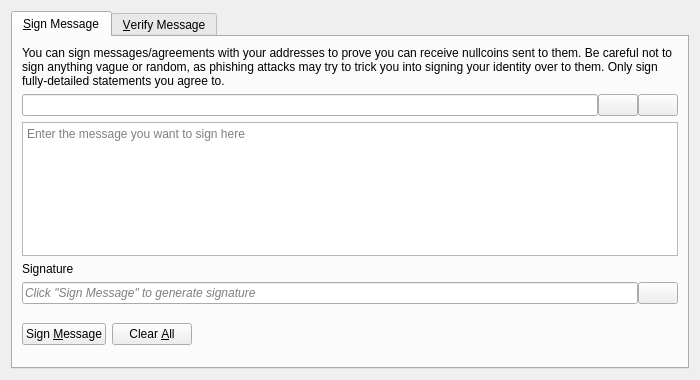
<?xml version="1.0" encoding="UTF-8"?>
<ui version="4.0">
 <class>SignVerifyMessageDialog</class>
 <widget class="QDialog" name="SignVerifyMessageDialog">
  <property name="geometry">
   <rect>
    <x>0</x>
    <y>0</y>
    <width>700</width>
    <height>380</height>
   </rect>
  </property>
  <property name="windowTitle">
   <string>Signatures - Sign / Verify a Message</string>
  </property>
  <property name="modal">
   <bool>true</bool>
  </property>
  <layout class="QVBoxLayout" name="verticalLayout">
   <item>
    <widget class="QTabWidget" name="tabWidget">
     <property name="currentIndex">
      <number>0</number>
     </property>
     <widget class="QWidget" name="tabSignMessage">
      <attribute name="title">
       <string>&amp;Sign Message</string>
      </attribute>
      <layout class="QVBoxLayout" name="verticalLayout_SM">
       <item>
        <widget class="QLabel" name="infoLabel_SM">
         <property name="text">
          <string>You can sign messages/agreements with your addresses to prove you can receive nullcoins sent to them. Be careful not to sign anything vague or random, as phishing attacks may try to trick you into signing your identity over to them. Only sign fully-detailed statements you agree to.</string>
         </property>
         <property name="textFormat">
          <enum>Qt::PlainText</enum>
         </property>
         <property name="wordWrap">
          <bool>true</bool>
         </property>
        </widget>
       </item>
       <item>
        <layout class="QHBoxLayout" name="horizontalLayout_1_SM">
         <property name="spacing">
          <number>0</number>
         </property>
         <item>
          <widget class="QValidatedLineEdit" name="addressIn_SM">
           <property name="toolTip">
            <string>The Bitcoin address to sign the message with</string>
           </property>
          </widget>
         </item>
         <item>
          <widget class="QPushButton" name="addressBookButton_SM">
           <property name="toolTip">
            <string>Choose previously used address</string>
           </property>
           <property name="text">
            <string/>
           </property>
           <property name="icon">
            <iconset resource="../nullcoin.qrc">
             <normaloff>:/icons/address-book</normaloff>:/icons/address-book</iconset>
           </property>
           <property name="shortcut">
            <string>Alt+A</string>
           </property>
           <property name="autoDefault">
            <bool>false</bool>
           </property>
          </widget>
         </item>
         <item>
          <widget class="QPushButton" name="pasteButton_SM">
           <property name="toolTip">
            <string>Paste address from clipboard</string>
           </property>
           <property name="text">
            <string/>
           </property>
           <property name="icon">
            <iconset resource="../nullcoin.qrc">
             <normaloff>:/icons/editpaste</normaloff>:/icons/editpaste</iconset>
           </property>
           <property name="shortcut">
            <string>Alt+P</string>
           </property>
           <property name="autoDefault">
            <bool>false</bool>
           </property>
          </widget>
         </item>
        </layout>
       </item>
       <item>
        <widget class="QPlainTextEdit" name="messageIn_SM">
         <property name="toolTip">
          <string>Enter the message you want to sign here</string>
         </property>
         <property name="placeholderText">
          <string>Enter the message you want to sign here</string>
         </property>
        </widget>
       </item>
       <item>
        <widget class="QLabel" name="signatureLabel_SM">
         <property name="text">
          <string>Signature</string>
         </property>
         <property name="textFormat">
          <enum>Qt::PlainText</enum>
         </property>
        </widget>
       </item>
       <item>
        <layout class="QHBoxLayout" name="horizontalLayout_2_SM">
         <property name="spacing">
          <number>0</number>
         </property>
         <item>
          <widget class="QLineEdit" name="signatureOut_SM">
           <property name="placeholderText">
            <string>Click "Sign Message" to generate signature</string>
           </property>
           <property name="font">
            <font>
             <italic>true</italic>
            </font>
           </property>
           <property name="readOnly">
            <bool>true</bool>
           </property>
          </widget>
         </item>
         <item>
          <widget class="QPushButton" name="copySignatureButton_SM">
           <property name="toolTip">
            <string>Copy the current signature to the system clipboard</string>
           </property>
           <property name="text">
            <string/>
           </property>
           <property name="icon">
            <iconset resource="../nullcoin.qrc">
             <normaloff>:/icons/editcopy</normaloff>:/icons/editcopy</iconset>
           </property>
           <property name="autoDefault">
            <bool>false</bool>
           </property>
          </widget>
         </item>
        </layout>
       </item>
       <item>
        <layout class="QHBoxLayout" name="horizontalLayout_3_SM">
         <item>
          <widget class="QPushButton" name="signMessageButton_SM">
           <property name="toolTip">
            <string>Sign the message to prove you own this Nullcoin address</string>
           </property>
           <property name="text">
            <string>Sign &amp;Message</string>
           </property>
           <property name="icon">
            <iconset resource="../nullcoin.qrc">
             <normaloff>:/icons/edit</normaloff>:/icons/edit</iconset>
           </property>
           <property name="autoDefault">
            <bool>false</bool>
           </property>
          </widget>
         </item>
         <item>
          <widget class="QPushButton" name="clearButton_SM">
           <property name="toolTip">
            <string>Reset all sign message fields</string>
           </property>
           <property name="text">
            <string>Clear &amp;All</string>
           </property>
           <property name="icon">
            <iconset resource="../nullcoin.qrc">
             <normaloff>:/icons/remove</normaloff>:/icons/remove</iconset>
           </property>
           <property name="autoDefault">
            <bool>false</bool>
           </property>
          </widget>
         </item>
         <item>
          <spacer name="horizontalSpacer_1_SM">
           <property name="orientation">
            <enum>Qt::Horizontal</enum>
           </property>
           <property name="sizeHint" stdset="0">
            <size>
             <width>40</width>
             <height>48</height>
            </size>
           </property>
          </spacer>
         </item>
         <item>
          <widget class="QLabel" name="statusLabel_SM">
           <property name="font">
            <font>
             <weight>75</weight>
             <bold>true</bold>
            </font>
           </property>
           <property name="text">
            <string/>
           </property>
           <property name="wordWrap">
            <bool>true</bool>
           </property>
          </widget>
         </item>
         <item>
          <spacer name="horizontalSpacer_2_SM">
           <property name="orientation">
            <enum>Qt::Horizontal</enum>
           </property>
           <property name="sizeHint" stdset="0">
            <size>
             <width>40</width>
             <height>48</height>
            </size>
           </property>
          </spacer>
         </item>
        </layout>
       </item>
      </layout>
     </widget>
     <widget class="QWidget" name="tabVerifyMessage">
      <attribute name="title">
       <string>&amp;Verify Message</string>
      </attribute>
      <layout class="QVBoxLayout" name="verticalLayout_VM">
       <item>
        <widget class="QLabel" name="infoLabel_VM">
         <property name="text">
          <string>Enter the receiver's address, message (ensure you copy line breaks, spaces, tabs, etc. exactly) and signature below to verify the message. Be careful not to read more into the signature than what is in the signed message itself, to avoid being tricked by a man-in-the-middle attack. Note that this only proves the signing party receives with the address, it cannot prove sendership of any transaction!</string>
         </property>
         <property name="textFormat">
          <enum>Qt::PlainText</enum>
         </property>
         <property name="alignment">
          <set>Qt::AlignLeading|Qt::AlignLeft|Qt::AlignTop</set>
         </property>
         <property name="wordWrap">
          <bool>true</bool>
         </property>
        </widget>
       </item>
       <item>
        <layout class="QHBoxLayout" name="horizontalLayout_1_VM">
         <property name="spacing">
          <number>0</number>
         </property>
         <item>
          <widget class="QValidatedLineEdit" name="addressIn_VM">
           <property name="toolTip">
            <string>The Bitcoin address the message was signed with</string>
           </property>
          </widget>
         </item>
         <item>
          <widget class="QPushButton" name="addressBookButton_VM">
           <property name="toolTip">
            <string>Choose previously used address</string>
           </property>
           <property name="text">
            <string/>
           </property>
           <property name="icon">
            <iconset resource="../nullcoin.qrc">
             <normaloff>:/icons/address-book</normaloff>:/icons/address-book</iconset>
           </property>
           <property name="shortcut">
            <string>Alt+A</string>
           </property>
           <property name="autoDefault">
            <bool>false</bool>
           </property>
          </widget>
         </item>
        </layout>
       </item>
       <item>
        <widget class="QPlainTextEdit" name="messageIn_VM">
          <property name="toolTip">
            <string>The signed message to verify</string>
          </property>
          <property name="placeholderText">
            <string>The signed message to verify</string>
          </property>
        </widget>
       </item>
       <item>
        <widget class="QValidatedLineEdit" name="signatureIn_VM">
          <property name="toolTip">
            <string>The signature given when the message was signed</string>
          </property>
          <property name="placeholderText">
            <string>The signature given when the message was signed</string>
          </property>
        </widget>
       </item>
       <item>
        <layout class="QHBoxLayout" name="horizontalLayout_2_VM">
         <item>
          <widget class="QPushButton" name="verifyMessageButton_VM">
           <property name="toolTip">
            <string>Verify the message to ensure it was signed with the specified Nullcoin address</string>
           </property>
           <property name="text">
            <string>Verify &amp;Message</string>
           </property>
           <property name="icon">
            <iconset resource="../nullcoin.qrc">
             <normaloff>:/icons/transaction_0</normaloff>:/icons/transaction_0</iconset>
           </property>
           <property name="autoDefault">
            <bool>false</bool>
           </property>
          </widget>
         </item>
         <item>
          <widget class="QPushButton" name="clearButton_VM">
           <property name="toolTip">
            <string>Reset all verify message fields</string>
           </property>
           <property name="text">
            <string>Clear &amp;All</string>
           </property>
           <property name="icon">
            <iconset resource="../nullcoin.qrc">
             <normaloff>:/icons/remove</normaloff>:/icons/remove</iconset>
           </property>
           <property name="autoDefault">
            <bool>false</bool>
           </property>
          </widget>
         </item>
         <item>
          <spacer name="horizontalSpacer_1_VM">
           <property name="orientation">
            <enum>Qt::Horizontal</enum>
           </property>
           <property name="sizeHint" stdset="0">
            <size>
             <width>40</width>
             <height>48</height>
            </size>
           </property>
          </spacer>
         </item>
         <item>
          <widget class="QLabel" name="statusLabel_VM">
           <property name="font">
            <font>
             <weight>75</weight>
             <bold>true</bold>
            </font>
           </property>
           <property name="text">
            <string/>
           </property>
           <property name="wordWrap">
            <bool>true</bool>
           </property>
          </widget>
         </item>
         <item>
          <spacer name="horizontalSpacer_2_VM">
           <property name="orientation">
            <enum>Qt::Horizontal</enum>
           </property>
           <property name="sizeHint" stdset="0">
            <size>
             <width>40</width>
             <height>48</height>
            </size>
           </property>
          </spacer>
         </item>
        </layout>
       </item>
      </layout>
     </widget>
    </widget>
   </item>
  </layout>
 </widget>
 <customwidgets>
  <customwidget>
   <class>QValidatedLineEdit</class>
   <extends>QLineEdit</extends>
   <header>qt/qvalidatedlineedit.h</header>
  </customwidget>
 </customwidgets>
 <resources>
  <include location="../nullcoin.qrc"/>
 </resources>
 <connections/>
</ui>
